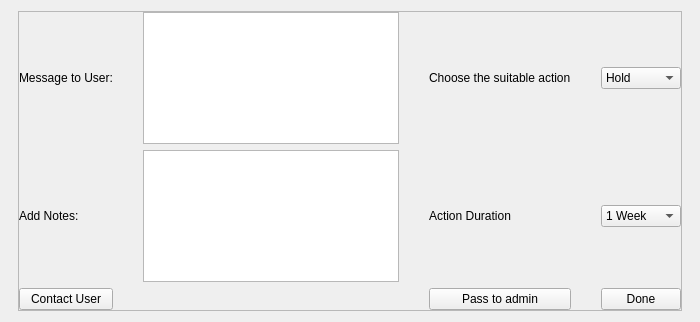
                     <widget class="QWidget" name="page_7">
                      <layout class="QVBoxLayout" name="verticalLayout_13">
                       <property name="leftMargin">
                        <number>18</number>
                       </property>
                       <property name="rightMargin">
                        <number>18</number>
                       </property>
                       <item>
                        <widget class="QFrame" name="frame_10">
                         <property name="minimumSize">
                          <size>
                           <width>0</width>
                           <height>0</height>
                          </size>
                         </property>
                         <property name="maximumSize">
                          <size>
                           <width>16777215</width>
                           <height>300</height>
                          </size>
                         </property>
                         <property name="frameShape">
                          <enum>QFrame::StyledPanel</enum>
                         </property>
                         <property name="frameShadow">
                          <enum>QFrame::Raised</enum>
                         </property>
                         <layout class="QGridLayout" name="gridLayout_16">
                          <property name="leftMargin">
                           <number>0</number>
                          </property>
                          <property name="topMargin">
                           <number>0</number>
                          </property>
                          <property name="rightMargin">
                           <number>0</number>
                          </property>
                          <property name="bottomMargin">
                           <number>0</number>
                          </property>
                          <property name="horizontalSpacing">
                           <number>30</number>
                          </property>
                          <item row="1" column="7">
                           <widget class="QComboBox" name="comboBox_2">
                            <item>
                             <property name="text">
                              <string>1 Week</string>
                             </property>
                            </item>
                            <item>
                             <property name="text">
                              <string>2 Week</string>
                             </property>
                            </item>
                            <item>
                             <property name="text">
                              <string>1 Month</string>
                             </property>
                            </item>
                           </widget>
                          </item>
                          <item row="1" column="0">
                           <widget class="QLabel" name="label_10">
                            <property name="text">
                             <string>Add Notes:</string>
                            </property>
                           </widget>
                          </item>
                          <item row="1" column="2">
                           <widget class="QTextEdit" name="textEdit"/>
                          </item>
                          <item row="0" column="0">
                           <widget class="QLabel" name="label_12">
                            <property name="text">
                             <string>Message to User:</string>
                            </property>
                           </widget>
                          </item>
                          <item row="1" column="6">
                           <widget class="QLabel" name="label_9">
                            <property name="text">
                             <string>Action Duration</string>
                            </property>
                           </widget>
                          </item>
                          <item row="8" column="0">
                           <widget class="QPushButton" name="pushButton_15">
                            <property name="text">
                             <string>Contact User</string>
                            </property>
                           </widget>
                          </item>
                          <item row="0" column="2">
                           <widget class="QTextEdit" name="textEdit_2"/>
                          </item>
                          <item row="8" column="2">
                           <widget class="QLabel" name="label_13">
                            <property name="text">
                             <string/>
                            </property>
                           </widget>
                          </item>
                          <item row="8" column="6">
                           <widget class="QPushButton" name="pushButton_16">
                            <property name="text">
                             <string>Pass to admin</string>
                            </property>
                           </widget>
                          </item>
                          <item row="0" column="6">
                           <widget class="QLabel" name="label_11">
                            <property name="text">
                             <string>Choose the suitable action</string>
                            </property>
                           </widget>
                          </item>
                          <item row="8" column="7">
                           <widget class="QPushButton" name="pushButton_2">
                            <property name="text">
                             <string>Done</string>
                            </property>
                           </widget>
                          </item>
                          <item row="0" column="7">
                           <widget class="QComboBox" name="comboBox_3">
                            <item>
                             <property name="text">
                              <string>Hold</string>
                             </property>
                            </item>
                            <item>
                             <property name="text">
                              <string>Delete</string>
                             </property>
                            </item>
                            <item>
                             <property name="text">
                              <string>Ignore</string>
                             </property>
                            </item>
                            <item>
                             <property name="text">
                              <string>Suspend</string>
                             </property>
                            </item>
                           </widget>
                          </item>
                         </layout>
                        </widget>
                       </item>
                      </layout>
                     </widget>
